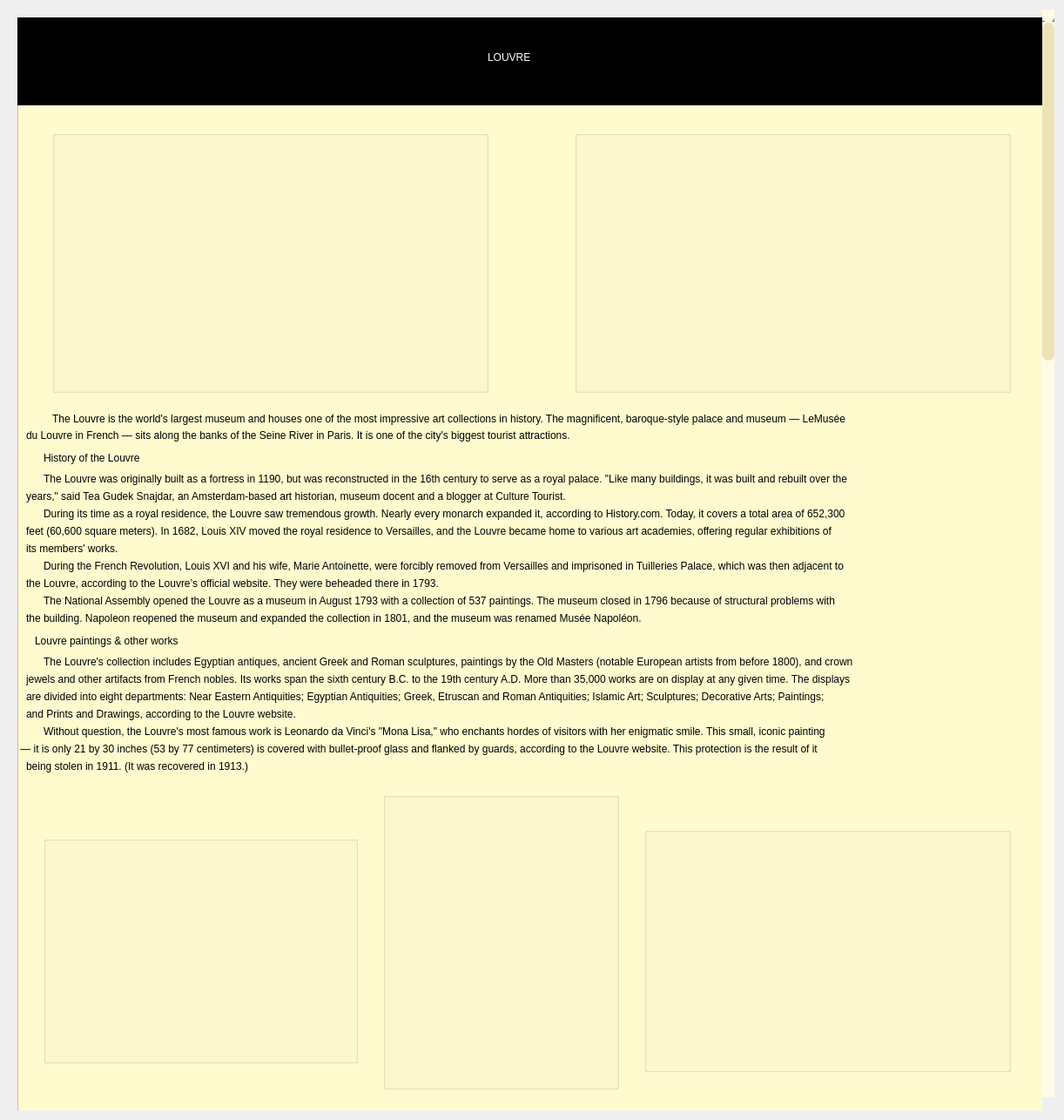
<?xml version="1.0" encoding="UTF-8"?>
<ui version="4.0">
 <class>About</class>
 <widget class="QDialog" name="About">
  <property name="geometry">
   <rect>
    <x>0</x>
    <y>0</y>
    <width>1222</width>
    <height>1286</height>
   </rect>
  </property>
  <property name="windowTitle">
   <string>Dialog</string>
  </property>
  <property name="styleSheet">
   <string notr="true">QScrollBar:vertical{

border:none;
background-color: rgb(255, 251, 231);
width: 14px;
margin: 15px 0 15px 0;
border-radius:0px;
}
QScrollBar::handle:vertical{

	
background-color: rgb(235, 227, 181);
min-height:30px;
border-radius:7px;
}

QScrollBar::handle:vertical:hover
{
	
	
	background-color: rgb(227, 207, 161);
}
QScrollBar::handle:vertical:pressed
{
	
	background-color: rgb(227, 207, 161);
}


QScroolBar::sub-line:vertical{
border:none;
background-color: rgb(255, 251, 231);
height:15px;
border-top-left-radius:7px;
border-top-right-radius:7px;
subcontrol-position:top;
subcontrol-origin:margin;
}
QScrollBar::sub-line:vertical:hover
{
	
	background-color: rgb(255, 251, 231);
}
QScrollBar::sub-line:vertical:pressed
{
	background-color: rgb(255, 251, 231);
}
QScrollBar::add-line:vertical{
border:none;
background-color: rgb(255, 251, 231);
height:15px;
border-bottom-left-radius:7px;
border-bottom-right-radius:7px;
subcontrol-position:top;
subcontrol-origin:margin;
}
QScrollBar::add-line:vertical:hover
{
	
	background-color: rgb(255, 251, 231);
}
QScrollBar::add-line:vertical:pressed
{
	background-color: rgb(255, 251, 231);
}

QScrollBar::up-arrow:vertical,QScrollBar::down-arrow:vertical
{
baclground:none;
}
QScrollBar::add-page:vertical,QScrollBar::sub-page:vertical{
background:none;
}





QScrollBar:horizontal
{
border:none;
background-color: rgb(255, 255, 255);
width: 14px;
margin: 15px 0 15px 0;
border-radius:0px;
}
QScrollBar::handle:horizontal{

	
background-color: rgb(143, 170, 107);
min-height:30px;
border-radius:7px;
}

QScrollBar::handle:horizontal:hover
{
	
	background-color: rgb(124, 140, 98);
}
QScrollBar::handle:horizontal:pressed
{
	
	background-color: rgb(99, 129, 86);
}


QScroolBar::sub-line:horizontal{
border:none;
background-color: rgb(99, 129, 86);
height:15px;
border-top-left-radius:7px;
border-top-right-radius:7px;
subcontrol-position:top;
subcontrol-origin:margin;
}
QScrollBar::sub-line:horizontal:hover
{
	
	background-color: rgb(99, 129, 86);
}
QScrollBar::sub-line:horizontal:pressed
{
	background-color: rgb(99, 129, 86);
}
QScrollBar::add-line:horizontal{
border:none;
background-color: rgb(255, 237, 181);
height:15px;
border-bottom-left-radius:7px;
border-bottom-right-radius:7px;
subcontrol-position:top;
subcontrol-origin:margin;
}
QScrollBar::add-line:horizontal:hover
{
	
	background-color: rgb(255, 237, 181);
}
QScrollBar::add-line:horizontal:pressed
{
	background-color: rgb(255, 237, 181);
}

QScrollBar::up-arrow:horizontal,QScrollBar::down-arrow:horizontal
{
baclground:none;
}
QScrollBar::add-page:horizontal,QScrollBar::sub-page:horizontal{
background:none;
}

</string>
  </property>
  <layout class="QVBoxLayout" name="verticalLayout">
   <item>
    <widget class="QScrollArea" name="scrollArea">
     <property name="styleSheet">
      <string notr="true">QScrollBar:vertical
{
border:none;
	background-color: rgb(255, 251, 231);
}</string>
     </property>
     <property name="frameShape">
      <enum>QFrame::NoFrame</enum>
     </property>
     <property name="widgetResizable">
      <bool>true</bool>
     </property>
     <widget class="QWidget" name="scrollAreaWidgetContents">
      <property name="geometry">
       <rect>
        <x>0</x>
        <y>-2758</y>
        <width>1222</width>
        <height>4022</height>
       </rect>
      </property>
      <layout class="QVBoxLayout" name="verticalLayout_2">
       <item>
        <widget class="QFrame" name="frame">
         <property name="minimumSize">
          <size>
           <width>1200</width>
           <height>4000</height>
          </size>
         </property>
         <property name="styleSheet">
          <string notr="true">#frame{

	background-color: rgb(255, 251, 207);
}</string>
         </property>
         <property name="frameShape">
          <enum>QFrame::StyledPanel</enum>
         </property>
         <property name="frameShadow">
          <enum>QFrame::Raised</enum>
         </property>
         <widget class="QGroupBox" name="groupBox">
          <property name="geometry">
           <rect>
            <x>0</x>
            <y>-10</y>
            <width>1191</width>
            <height>111</height>
           </rect>
          </property>
          <property name="styleSheet">
           <string notr="true">background-color: rgb(0, 0, 0);</string>
          </property>
          <property name="title">
           <string/>
          </property>
          <widget class="QLabel" name="label">
           <property name="geometry">
            <rect>
             <x>540</x>
             <y>40</y>
             <width>161</width>
             <height>31</height>
            </rect>
           </property>
           <property name="styleSheet">
            <string notr="true">color: rgb(255, 255, 255);
font: 14pt &quot;Segoe UI&quot;;</string>
           </property>
           <property name="text">
            <string>LOUVRE</string>
           </property>
          </widget>
         </widget>
         <widget class="QLabel" name="label_2">
          <property name="geometry">
           <rect>
            <x>40</x>
            <y>450</y>
            <width>1151</width>
            <height>21</height>
           </rect>
          </property>
          <property name="text">
           <string>The Louvre is the world's largest museum and houses one of the most impressive art collections in history. The magnificent, baroque-style palace and museum — LeMusée</string>
          </property>
         </widget>
         <widget class="QGroupBox" name="groupBox_2">
          <property name="geometry">
           <rect>
            <x>40</x>
            <y>130</y>
            <width>501</width>
            <height>301</height>
           </rect>
          </property>
          <property name="styleSheet">
           <string notr="true">#groupBox_2

{border-image: url(:/LOUVRE9.jpg);
	
}
</string>
          </property>
          <property name="title">
           <string/>
          </property>
         </widget>
         <widget class="QGroupBox" name="groupBox_3">
          <property name="geometry">
           <rect>
            <x>640</x>
            <y>130</y>
            <width>501</width>
            <height>301</height>
           </rect>
          </property>
          <property name="styleSheet">
           <string notr="true">#groupBox_3
{border-image: url(:/luvre1.png);}</string>
          </property>
          <property name="title">
           <string/>
          </property>
         </widget>
         <widget class="QLabel" name="label_3">
          <property name="geometry">
           <rect>
            <x>10</x>
            <y>470</y>
            <width>781</width>
            <height>20</height>
           </rect>
          </property>
          <property name="text">
           <string>du Louvre in French — sits along the banks of the Seine River in Paris. It is one of the city's biggest tourist attractions.</string>
          </property>
         </widget>
         <widget class="QLabel" name="label_4">
          <property name="geometry">
           <rect>
            <x>30</x>
            <y>490</y>
            <width>191</width>
            <height>31</height>
           </rect>
          </property>
          <property name="styleSheet">
           <string notr="true">font: 12pt &quot;Segoe UI&quot;;</string>
          </property>
          <property name="text">
           <string>History of the Louvre</string>
          </property>
         </widget>
         <widget class="QLabel" name="label_5">
          <property name="geometry">
           <rect>
            <x>30</x>
            <y>520</y>
            <width>1151</width>
            <height>20</height>
           </rect>
          </property>
          <property name="text">
           <string>The Louvre was originally built as a fortress in 1190, but was reconstructed in the 16th century to serve as a royal palace. &quot;Like many buildings, it was built and rebuilt over the</string>
          </property>
         </widget>
         <widget class="QLabel" name="label_6">
          <property name="geometry">
           <rect>
            <x>10</x>
            <y>540</y>
            <width>891</width>
            <height>20</height>
           </rect>
          </property>
          <property name="text">
           <string>years,&quot; said Tea Gudek Snajdar, an Amsterdam-based art historian, museum docent and a blogger at Culture Tourist. </string>
          </property>
         </widget>
         <widget class="QLabel" name="label_7">
          <property name="geometry">
           <rect>
            <x>30</x>
            <y>560</y>
            <width>1151</width>
            <height>20</height>
           </rect>
          </property>
          <property name="text">
           <string>During its time as a royal residence, the Louvre saw tremendous growth. Nearly every monarch expanded it, according to History.com. Today, it covers a total area of 652,300 </string>
          </property>
         </widget>
         <widget class="QLabel" name="label_8">
          <property name="geometry">
           <rect>
            <x>10</x>
            <y>580</y>
            <width>1191</width>
            <height>20</height>
           </rect>
          </property>
          <property name="text">
           <string>feet (60,600 square meters). In 1682, Louis XIV moved the royal residence to Versailles, and the Louvre became home to various art academies, offering regular exhibitions of </string>
          </property>
         </widget>
         <widget class="QLabel" name="label_9">
          <property name="geometry">
           <rect>
            <x>10</x>
            <y>600</y>
            <width>191</width>
            <height>20</height>
           </rect>
          </property>
          <property name="text">
           <string>its members' works.</string>
          </property>
         </widget>
         <widget class="QLabel" name="label_10">
          <property name="geometry">
           <rect>
            <x>30</x>
            <y>620</y>
            <width>1141</width>
            <height>20</height>
           </rect>
          </property>
          <property name="text">
           <string>During the French Revolution, Louis XVI and his wife, Marie Antoinette, were forcibly removed from Versailles and imprisoned in Tuilleries Palace, which was then adjacent to </string>
          </property>
         </widget>
         <widget class="QLabel" name="label_11">
          <property name="geometry">
           <rect>
            <x>10</x>
            <y>640</y>
            <width>701</width>
            <height>20</height>
           </rect>
          </property>
          <property name="text">
           <string>the Louvre, according to the Louvre’s official website. They were beheaded there in 1793. </string>
          </property>
         </widget>
         <widget class="QLabel" name="label_12">
          <property name="geometry">
           <rect>
            <x>30</x>
            <y>660</y>
            <width>1291</width>
            <height>20</height>
           </rect>
          </property>
          <property name="text">
           <string>The National Assembly opened the Louvre as a museum in August 1793 with a collection of 537 paintings. The museum closed in 1796 because of structural problems with</string>
          </property>
         </widget>
         <widget class="QLabel" name="label_13">
          <property name="geometry">
           <rect>
            <x>10</x>
            <y>680</y>
            <width>1011</width>
            <height>20</height>
           </rect>
          </property>
          <property name="text">
           <string>the building. Napoleon reopened the museum and expanded the collection in 1801, and the museum was renamed Musée Napoléon.</string>
          </property>
         </widget>
         <widget class="QLabel" name="label_14">
          <property name="geometry">
           <rect>
            <x>20</x>
            <y>700</y>
            <width>281</width>
            <height>31</height>
           </rect>
          </property>
          <property name="styleSheet">
           <string notr="true">font: 12pt &quot;Segoe UI&quot;;</string>
          </property>
          <property name="text">
           <string>Louvre paintings &amp; other works</string>
          </property>
         </widget>
         <widget class="QLabel" name="label_15">
          <property name="geometry">
           <rect>
            <x>30</x>
            <y>730</y>
            <width>1161</width>
            <height>20</height>
           </rect>
          </property>
          <property name="text">
           <string>The Louvre's collection includes Egyptian antiques, ancient Greek and Roman sculptures, paintings by the Old Masters (notable European artists from before 1800), and crown</string>
          </property>
         </widget>
         <widget class="QLabel" name="label_16">
          <property name="geometry">
           <rect>
            <x>10</x>
            <y>750</y>
            <width>1181</width>
            <height>20</height>
           </rect>
          </property>
          <property name="text">
           <string>jewels and other artifacts from French nobles. Its works span the sixth century B.C. to the 19th century A.D. More than 35,000 works are on display at any given time. The displays</string>
          </property>
         </widget>
         <widget class="QLabel" name="label_17">
          <property name="geometry">
           <rect>
            <x>10</x>
            <y>770</y>
            <width>1171</width>
            <height>20</height>
           </rect>
          </property>
          <property name="text">
           <string>are divided into eight departments: Near Eastern Antiquities; Egyptian Antiquities; Greek, Etruscan and Roman Antiquities; Islamic Art; Sculptures; Decorative Arts; Paintings; </string>
          </property>
         </widget>
         <widget class="QLabel" name="label_18">
          <property name="geometry">
           <rect>
            <x>10</x>
            <y>790</y>
            <width>781</width>
            <height>20</height>
           </rect>
          </property>
          <property name="text">
           <string>and Prints and Drawings, according to the Louvre website.</string>
          </property>
         </widget>
         <widget class="QLabel" name="label_19">
          <property name="geometry">
           <rect>
            <x>30</x>
            <y>810</y>
            <width>1161</width>
            <height>20</height>
           </rect>
          </property>
          <property name="text">
           <string>Without question, the Louvre's most famous work is Leonardo da Vinci's &quot;Mona Lisa,&quot; who enchants hordes of visitors with her enigmatic smile. This small, iconic painting</string>
          </property>
         </widget>
         <widget class="QLabel" name="label_20">
          <property name="geometry">
           <rect>
            <x>0</x>
            <y>830</y>
            <width>1171</width>
            <height>20</height>
           </rect>
          </property>
          <property name="text">
           <string> — it is only 21 by 30 inches (53 by 77 centimeters) is covered with bullet-proof glass and flanked by guards, according to the Louvre website. This protection is the result of it</string>
          </property>
         </widget>
         <widget class="QLabel" name="label_21">
          <property name="geometry">
           <rect>
            <x>10</x>
            <y>850</y>
            <width>691</width>
            <height>20</height>
           </rect>
          </property>
          <property name="text">
           <string>being stolen in 1911. (It was recovered in 1913.)</string>
          </property>
         </widget>
         <widget class="QGroupBox" name="groupBox_4">
          <property name="geometry">
           <rect>
            <x>420</x>
            <y>890</y>
            <width>271</width>
            <height>341</height>
           </rect>
          </property>
          <property name="styleSheet">
           <string notr="true">border-image: url(:/mona_lisa.jpg);</string>
          </property>
          <property name="title">
           <string/>
          </property>
         </widget>
         <widget class="QGroupBox" name="groupBox_5">
          <property name="geometry">
           <rect>
            <x>30</x>
            <y>940</y>
            <width>361</width>
            <height>261</height>
           </rect>
          </property>
          <property name="styleSheet">
           <string notr="true">border-image: url(:/art3.jpg);</string>
          </property>
          <property name="title">
           <string/>
          </property>
         </widget>
         <widget class="QGroupBox" name="groupBox_6">
          <property name="geometry">
           <rect>
            <x>720</x>
            <y>930</y>
            <width>421</width>
            <height>281</height>
           </rect>
          </property>
          <property name="styleSheet">
           <string notr="true">border-image: url(:/art2.png);</string>
          </property>
          <property name="title">
           <string/>
          </property>
         </widget>
         <widget class="QLabel" name="label_22">
          <property name="geometry">
           <rect>
            <x>10</x>
            <y>1240</y>
            <width>191</width>
            <height>41</height>
           </rect>
          </property>
          <property name="styleSheet">
           <string notr="true">font: 12pt &quot;Segoe UI&quot;;</string>
          </property>
          <property name="text">
           <string>The Louvre pyramid</string>
          </property>
         </widget>
         <widget class="QLabel" name="label_23">
          <property name="geometry">
           <rect>
            <x>40</x>
            <y>1280</y>
            <width>1101</width>
            <height>20</height>
           </rect>
          </property>
          <property name="text">
           <string>In 1983, the Louvre underwent a renovation plan known as the Grand Louvre, according to History.com Part of the plan called for a new design for the main entrance.</string>
          </property>
         </widget>
         <widget class="QLabel" name="label_24">
          <property name="geometry">
           <rect>
            <x>10</x>
            <y>1300</y>
            <width>1161</width>
            <height>20</height>
           </rect>
          </property>
          <property name="text">
           <string>Architect I.M. Pei was awarded the project, and he designed an underground lobby and modern glass pyramid structure in the courtyard.Inaugurated in 1988, the pyramid would</string>
          </property>
         </widget>
         <widget class="QLabel" name="label_25">
          <property name="geometry">
           <rect>
            <x>10</x>
            <y>1320</y>
            <width>1171</width>
            <height>20</height>
           </rect>
          </property>
          <property name="text">
           <string>become a celebrated element of the landmark museum's design. &quot;It is my personal favorite,&quot; said Gudek Snajdar. &quot;Combining traditional style with modern architecture, it shows</string>
          </property>
         </widget>
         <widget class="QLabel" name="label_26">
          <property name="geometry">
           <rect>
            <x>10</x>
            <y>1340</y>
            <width>1151</width>
            <height>20</height>
           </rect>
          </property>
          <property name="text">
           <string>the Louvre's timeless beauty.&quot;In 1993, the Inverted Pyramid, a skylight dipping into the underground lobby, was unveiled.</string>
          </property>
         </widget>
         <widget class="QGroupBox" name="groupBox_7">
          <property name="geometry">
           <rect>
            <x>80</x>
            <y>1380</y>
            <width>951</width>
            <height>251</height>
           </rect>
          </property>
          <property name="styleSheet">
           <string notr="true">border-image: url(:/9.jpg);</string>
          </property>
          <property name="title">
           <string/>
          </property>
         </widget>
         <widget class="QLabel" name="label_27">
          <property name="geometry">
           <rect>
            <x>10</x>
            <y>1640</y>
            <width>321</width>
            <height>31</height>
           </rect>
          </property>
          <property name="styleSheet">
           <string notr="true">font: 12pt &quot;Segoe UI&quot;;</string>
          </property>
          <property name="text">
           <string>Why is Louvre so famous?</string>
          </property>
         </widget>
         <widget class="QLabel" name="label_28">
          <property name="geometry">
           <rect>
            <x>30</x>
            <y>1670</y>
            <width>1131</width>
            <height>20</height>
           </rect>
          </property>
          <property name="text">
           <string>After more than two centuries as a royal palace, the Louvre is opened as a public museum in Paris by the French revolutionary government.Today, the Louvre's collection</string>
          </property>
         </widget>
         <widget class="QLabel" name="label_29">
          <property name="geometry">
           <rect>
            <x>0</x>
            <y>1690</y>
            <width>931</width>
            <height>20</height>
           </rect>
          </property>
          <property name="text">
           <string>is one of the richest in the world, with artwork and artifacts representative of 11,000 years of human civilization and culture.</string>
          </property>
         </widget>
         <widget class="QGroupBox" name="groupBox_8">
          <property name="geometry">
           <rect>
            <x>40</x>
            <y>1720</y>
            <width>411</width>
            <height>261</height>
           </rect>
          </property>
          <property name="styleSheet">
           <string notr="true">border-image: url(:/queenb.jpg);</string>
          </property>
          <property name="title">
           <string/>
          </property>
         </widget>
         <widget class="QGroupBox" name="groupBox_9">
          <property name="geometry">
           <rect>
            <x>600</x>
            <y>1720</y>
            <width>411</width>
            <height>261</height>
           </rect>
          </property>
          <property name="styleSheet">
           <string notr="true">border-image: url(:/jayz.jpg);</string>
          </property>
          <property name="title">
           <string/>
          </property>
         </widget>
         <widget class="QLabel" name="label_30">
          <property name="geometry">
           <rect>
            <x>460</x>
            <y>1990</y>
            <width>151</width>
            <height>20</height>
           </rect>
          </property>
          <property name="styleSheet">
           <string notr="true">font: 7pt &quot;Segoe UI&quot;;</string>
          </property>
          <property name="text">
           <string>Beyonce and Jay Z in Louvre</string>
          </property>
         </widget>
         <widget class="QLabel" name="label_31">
          <property name="geometry">
           <rect>
            <x>20</x>
            <y>2020</y>
            <width>141</width>
            <height>31</height>
           </rect>
          </property>
          <property name="styleSheet">
           <string notr="true">font: 12pt &quot;Segoe UI&quot;;</string>
          </property>
          <property name="text">
           <string>Museum Rules</string>
          </property>
         </widget>
         <widget class="QLabel" name="label_32">
          <property name="geometry">
           <rect>
            <x>20</x>
            <y>2050</y>
            <width>1151</width>
            <height>91</height>
           </rect>
          </property>
          <property name="text">
           <string>VIGIPIRATE
To ensure the safety of all visitors, the Louvre applies the preventative measures decided on by the French government for all public services. All visitors must undergo the 
security checks at the museum entrances. 
Suitcases and large bags are not allowed in the museum.l</string>
          </property>
         </widget>
         <widget class="QLabel" name="label_33">
          <property name="geometry">
           <rect>
            <x>20</x>
            <y>2130</y>
            <width>1121</width>
            <height>81</height>
           </rect>
          </property>
          <property name="text">
           <string>PHOTOGRAPHY
You can take photos and videos in the permanent collections if they are for personal use. However, you are not allowed to use selfie sticks, flash or lighting.
In the temporary exhibition galleries, it may be prohibited to take photos or videos of certain works.</string>
          </property>
         </widget>
         <widget class="QLabel" name="label_34">
          <property name="geometry">
           <rect>
            <x>20</x>
            <y>2200</y>
            <width>751</width>
            <height>51</height>
           </rect>
          </property>
          <property name="text">
           <string>LEAVING THE MUSEUM
In order to help us manage the number of visitors and queues, any exit is final.</string>
          </property>
         </widget>
         <widget class="QLabel" name="label_35">
          <property name="geometry">
           <rect>
            <x>20</x>
            <y>2250</y>
            <width>641</width>
            <height>181</height>
           </rect>
          </property>
          <property name="text">
           <string>RESPECT THE ARTWORKS
To ensure the safety of the artworks and other visitors, in the exhibition rooms you are not allowed to:

-Drink;
-Eat;
-Smoke;
-Make a lot of noise;
-Touch the artworks;
-Run.</string>
          </property>
         </widget>
         <widget class="QLabel" name="label_36">
          <property name="geometry">
           <rect>
            <x>20</x>
            <y>2440</y>
            <width>151</width>
            <height>21</height>
           </rect>
          </property>
          <property name="styleSheet">
           <string notr="true">font: 12pt &quot;Segoe UI&quot;;</string>
          </property>
          <property name="text">
           <string>Museum Lead</string>
          </property>
         </widget>
         <widget class="QLabel" name="label_37">
          <property name="geometry">
           <rect>
            <x>20</x>
            <y>2460</y>
            <width>1161</width>
            <height>71</height>
           </rect>
          </property>
          <property name="text">
           <string>The French president Emmanuel Macron has nominated Laurence des Cars, currently the president of the Musée d’Orsay, to helm the Louvre in a major shake-up at the 
 Paris institution.
The decision marks the first time a woman has been named for the top job at the Louvre. Des Cars will head across the Seine river to replace its current president Jean-Luc</string>
          </property>
         </widget>
         <widget class="QLabel" name="label_38">
          <property name="geometry">
           <rect>
            <x>20</x>
            <y>2530</y>
            <width>1011</width>
            <height>20</height>
           </rect>
          </property>
          <property name="text">
           <string>Martinez, who was unsuccessful in his campaign for a third term.</string>
          </property>
         </widget>
         <widget class="QLabel" name="label_39">
          <property name="geometry">
           <rect>
            <x>20</x>
            <y>2550</y>
            <width>1141</width>
            <height>20</height>
           </rect>
          </property>
          <property name="text">
           <string>The director will take up her new position on September 1, after beating out candidates Martinez, president of the Picasso museum Laurent Le Bon, and president of the</string>
          </property>
         </widget>
         <widget class="QLabel" name="label_40">
          <property name="geometry">
           <rect>
            <x>20</x>
            <y>2570</y>
            <width>1151</width>
            <height>20</height>
           </rect>
          </property>
          <property name="text">
           <string>Guimet museum Sophie Makariou. The 54-year-old expert on 19th and early 20th century art is well-respected in the museum world, and oversaw the Musée d’Orsay’s </string>
          </property>
         </widget>
         <widget class="QLabel" name="label_41">
          <property name="geometry">
           <rect>
            <x>20</x>
            <y>2590</y>
            <width>1031</width>
            <height>20</height>
           </rect>
          </property>
          <property name="text">
           <string>landmark exhibition in 2019 “Black models: from Géricault to Matisse,” which focused on overlooked Black subjects and themes in major paintings.</string>
          </property>
         </widget>
         <widget class="QLabel" name="label_42">
          <property name="geometry">
           <rect>
            <x>20</x>
            <y>2610</y>
            <width>1121</width>
            <height>20</height>
           </rect>
          </property>
          <property name="text">
           <string>Des Cars took care to emphasize her respect for the Louvre’s current president Martinez, who has helmed the museum since 2013. He has been acting head since April 13</string>
          </property>
         </widget>
         <widget class="QLabel" name="label_43">
          <property name="geometry">
           <rect>
            <x>20</x>
            <y>2630</y>
            <width>1071</width>
            <height>20</height>
           </rect>
          </property>
          <property name="text">
           <string>while lobbying for his re-hiring as his prospects seemed increasingly tenuous. The two will overlap for several weeks to ensure a smooth transition.</string>
          </property>
         </widget>
         <widget class="QGroupBox" name="groupBox_10">
          <property name="geometry">
           <rect>
            <x>350</x>
            <y>2660</y>
            <width>361</width>
            <height>231</height>
           </rect>
          </property>
          <property name="styleSheet">
           <string notr="true">border-image: url(:/boss.jpg);</string>
          </property>
          <property name="title">
           <string/>
          </property>
         </widget>
         <widget class="QLabel" name="label_44">
          <property name="geometry">
           <rect>
            <x>460</x>
            <y>2910</y>
            <width>111</width>
            <height>21</height>
           </rect>
          </property>
          <property name="styleSheet">
           <string notr="true">font: 7pt &quot;Segoe UI&quot;;</string>
          </property>
          <property name="text">
           <string>Laurence des Cars</string>
          </property>
         </widget>
         <widget class="QLabel" name="label_45">
          <property name="geometry">
           <rect>
            <x>30</x>
            <y>2930</y>
            <width>331</width>
            <height>41</height>
           </rect>
          </property>
          <property name="styleSheet">
           <string notr="true">font: 12pt &quot;Segoe UI&quot;;</string>
          </property>
          <property name="text">
           <string>Organization and Museum Map</string>
          </property>
         </widget>
         <widget class="QLabel" name="label_46">
          <property name="geometry">
           <rect>
            <x>30</x>
            <y>2970</y>
            <width>1111</width>
            <height>121</height>
           </rect>
          </property>
          <property name="text">
           <string>Museum entrances
The main entrance to the museum is the Louvre Pyramid. It is divided into 4 lines: visitors without tickets, visitors with tickets, cardholders (members, Ministry of Culture,
Education Pass, ICOM, etc.) and priority access (PRM, staff, etc.).
In case of crowds, access is also possible by the Carrousel du Louvre, the Passage Richelieu or the 
Porte des Lions, depending on your profile. Remember to check on the map below the practicability of the chosen access:</string>
          </property>
         </widget>
         <widget class="QLabel" name="label_47">
          <property name="geometry">
           <rect>
            <x>30</x>
            <y>3110</y>
            <width>1131</width>
            <height>101</height>
           </rect>
          </property>
          <property name="text">
           <string>Map of the museum
When you arrive, the museum map is available free of charge at the museum information points. 
Before your visit, remember to find out about any room closures. For more details on the day of your visit, you can contact us on 01 40 20 53 17.</string>
          </property>
         </widget>
         <widget class="QGroupBox" name="groupBox_11">
          <property name="geometry">
           <rect>
            <x>60</x>
            <y>3240</y>
            <width>1031</width>
            <height>611</height>
           </rect>
          </property>
          <property name="styleSheet">
           <string notr="true">border-image: url(:/map.jpg);</string>
          </property>
          <property name="title">
           <string/>
          </property>
         </widget>
         <widget class="QPushButton" name="pushButton">
          <property name="geometry">
           <rect>
            <x>940</x>
            <y>3910</y>
            <width>161</width>
            <height>31</height>
           </rect>
          </property>
          <property name="styleSheet">
           <string notr="true">#pushButton
{
color:white;
background-color:rgb(216, 175, 80);
border-width:0px;
border-radius:4px;

}
#pushButton_register:hover{
background-color:rgb(188, 116, 1);

}</string>
          </property>
          <property name="text">
           <string>Back</string>
          </property>
         </widget>
        </widget>
       </item>
      </layout>
     </widget>
    </widget>
   </item>
  </layout>
 </widget>
 <resources/>
 <connections/>
</ui>
